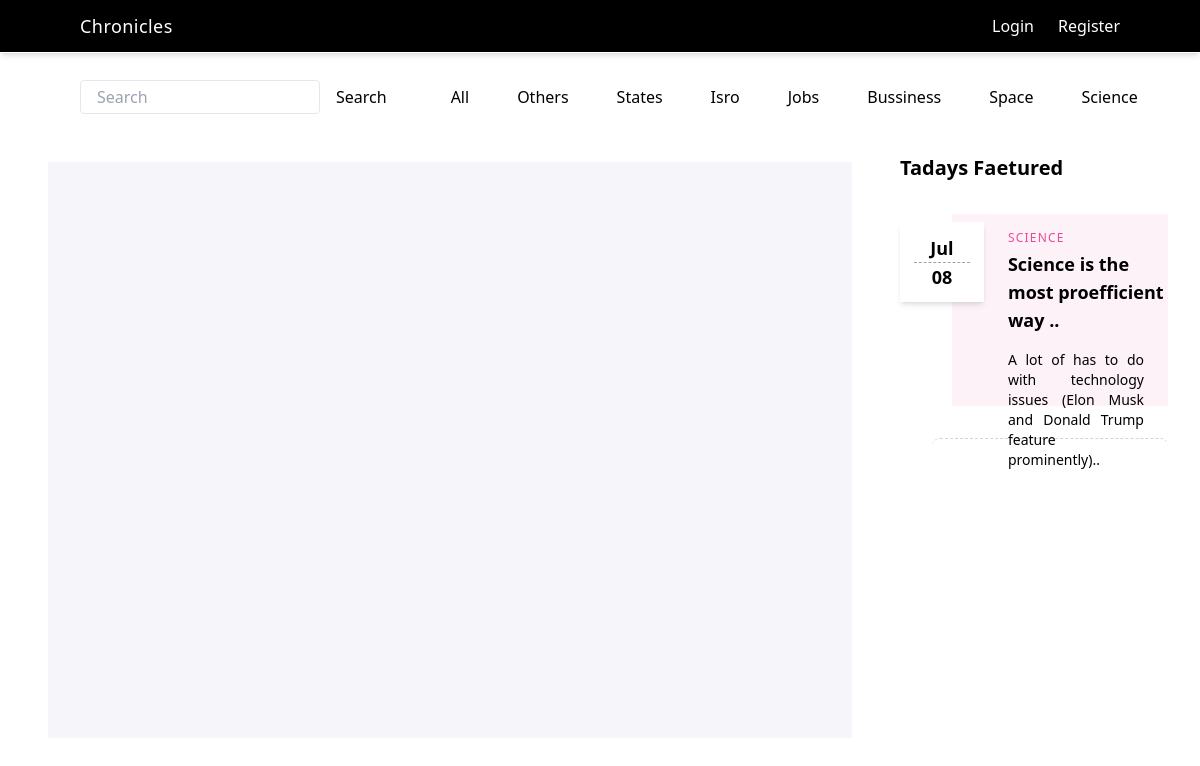
Page /viewcategorie/19 on the earlier database version.
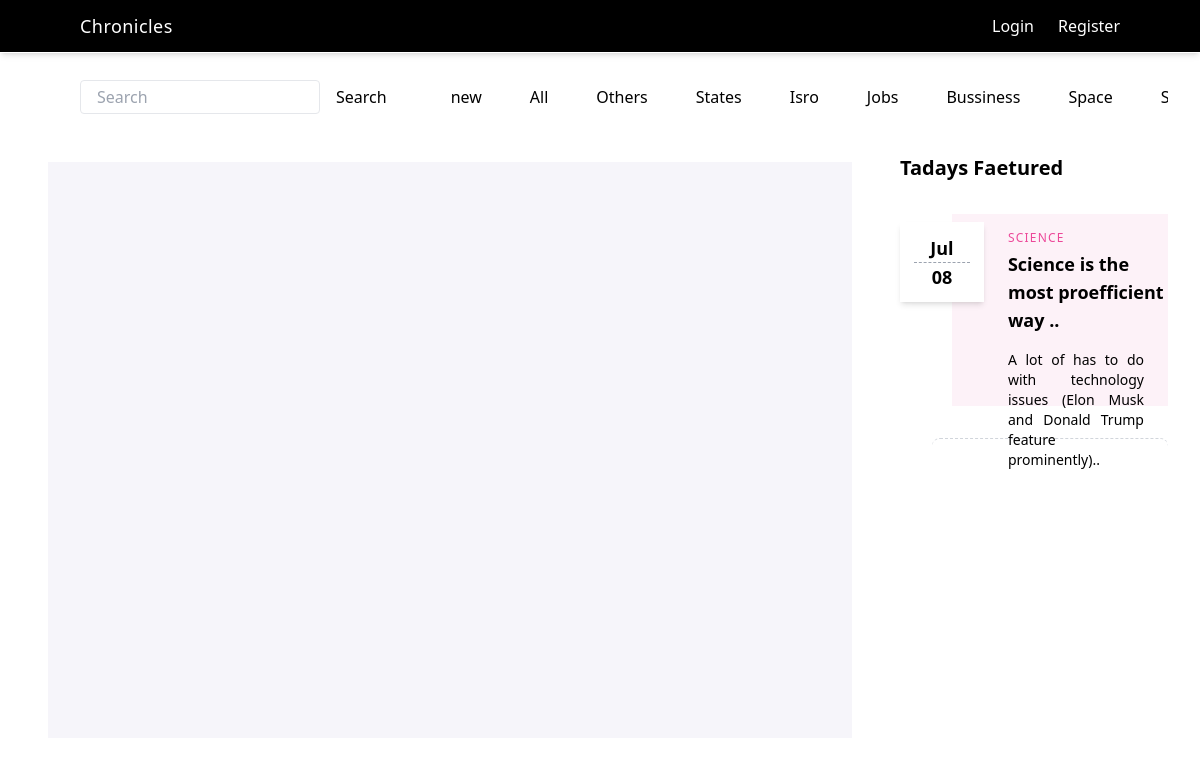
Same page on the later database version.
### sms/models.py (models this page shows, shortened)
class Categories(models.Model):
    name = models.CharField(max_length=200)
    date = models.DateField(auto_now_add=True)

### sms/views.py (the view)
# urls.py: path('viewcategorie/<int:id>', viewcategorie, name='viewcategorie'),
def viewcategorie(r,id):
    if id == 18:
        data = Notes.objects.all()
        categories = Categories.objects.all().order_by('-id')
        context = {'notes':data , 'categories':categories}
        return render(r, 'home.html',context )
    else:
       data = Notes.objects.filter(categories = id)
       categories = Categories.objects.all().order_by('-id')
       count = Notes.objects.filter(categories = id).count
       context = {'notes':data , 'categories':categories , 'count':count}
       return render(r, 'home.html',context )

### template/home.html (shortened to what this page needs)
{% extends 'base.html' %}
{% block content %}
<div class="pb-12 min-h-screen bg-white text-black">
    <div
        class="flex justify-start px-12 items-center gap-12 bg-white text-black pt-20 overflow-x-scroll md:mx-8 mx-0 pb-4 sticky top-0 ">
        <div class="sticky bg-white text-black top-0 -left-12 pr-4">
            <form class="flex gap-4" role="search" action={% url 'search' %}>
                <input class="w-60 px-4 py-1 border rounded" type="search" name="search" placeholder="Search" size="60"
                    aria-label="Search">
                <button class="btn btn-dark" type="submit">Search</button>
        </div>
        {%for cat in categories %}
        <a href="/viewcategorie/{{cat.id}}">{{cat.name}}</a>
        {% endfor %}
    </div>
    <div class="flex md:flex-row flex-col">
        <div class="md:w-[75%] w-[100%]  pt-8  flex flex-col  gap-6 px-3 md:px-12 ">
            {% if notes %}
            {% for note in notes %}
            <div class="flex md:flex-row flex-col gap-4 shadow-md hover:bg-[#faf7fb]  bgg">
                <img class="md:w-[30%] w-[90%] m-3" src="{{ note.image.url }}" alt="">
                <a href="/view/{{note.id}}" class=" px-4 pt-4 p-2 rounded space-y-1  text-black">
                    <p class="text-2xl font-bold">{{note.title | truncatechars:80}}</p>
                    <p class="py-3 ">{{note.content | truncatechars:208}}</p>
                    <p class=""> @{{note.user}}</p>
                    <p class=" text-xs text-gray-500">{{note.date}}</p>
                </a>
            </div>
            {% endfor %}
            {% else %}
            <div class="h-[72vh] w-full bg-[#f6f5fa] flex justify-center items-center">
            </div>
            {% endif %}
        </div>
        <div class="md:w-[25%] w-[90%] flex flex-col   h-screen  md:fixed md:top-30 md:right-0 ">
            <h2 class="text-xl font-bold mt-6">Tadays Faetured</h2>
            <a href="" class="w-full h-60  py-6 mt-4 flex relative">
                <div class="w-32 h-20 z-20 shadow-md bg-white flex justify-center items-center text-center">
                    <div class="p-2">
                        <div class="border-b border-dashed text-lg font-bold w-14 border-gray-400">Jul</div>
                        <div class="text-lg font-bold">08</div>
                    </div>
                </div>
                <div class="w-full h-full relative right-8 bottom-2 bg-pink-50 pl-14 py-4 pb-6 space-y-4">
                    <div class="">
                        <h2 class="tracking-widest text-xs font-medium text-pink-500 mb-1">SCIENCE</h2>
                        <p class="text-lg font-bold">Science is the most proefficient way ..</p>
                    </div>
                    <p class="text-sm text-justify pr-6">A lot of has to do with technology issues (Elon Musk and Donald
                        Trump feature prominently)..</p>
                </div>
            </a>
            <div
                class="px-8 py-2 mx-8 rounded-lg overflow-y-scroll h-60 border-t border-dashed border-gray-300 flex flex-col justify-start items-center gap-2 bg-white">
            </div>
        </div>
    </div>
</div>
{% endblock content %}

Differences in the rows shown:
added Categories: name "new"
